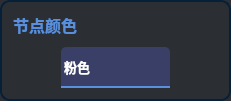
                        <widget class="QFrame" name="frame_anifont_3">
                         <property name="sizePolicy">
                          <sizepolicy hsizetype="Preferred" vsizetype="Expanding">
                           <horstretch>0</horstretch>
                           <verstretch>0</verstretch>
                          </sizepolicy>
                         </property>
                         <property name="minimumSize">
                          <size>
                           <width>231</width>
                           <height>101</height>
                          </size>
                         </property>
                         <property name="styleSheet">
                          <string notr="true">QFrame{
 border:2px solid;
	border-color: rgb(5, 32, 56);
	background-color: rgb(43, 47, 51);
border-radius:10px;
}
QComboBox QAbstractItemView{
outline: 0px solid gray;            
/*border:1px solid #eeeeee;*/            
color:rgb(145,151,163);
selection-color:white;
font-size:14px;
font-family:Microsoft YaHei UI;            
background-color:rgb(18,26,39);
selection-background-color:rgb(33,41,54);
border-top-radius:0px;
border-bottom-radius:10px;
}</string>
                         </property>
                         <property name="frameShape">
                          <enum>QFrame::StyledPanel</enum>
                         </property>
                         <property name="frameShadow">
                          <enum>QFrame::Raised</enum>
                         </property>
                         <layout class="QVBoxLayout" name="verticalLayout_17">
                          <item>
                           <widget class="QLabel" name="label_anifont_3">
                            <property name="sizePolicy">
                             <sizepolicy hsizetype="Fixed" vsizetype="Fixed">
                              <horstretch>0</horstretch>
                              <verstretch>0</verstretch>
                             </sizepolicy>
                            </property>
                            <property name="font">
                             <font>
                              <family>Microsoft YaHei UI</family>
                              <pointsize>12</pointsize>
                              <weight>75</weight>
                              <bold>true</bold>
                             </font>
                            </property>
                            <property name="styleSheet">
                             <string notr="true">QLabel{
border:none;
color:#598FDC;
}</string>
                            </property>
                            <property name="text">
                             <string>节点颜色</string>
                            </property>
                           </widget>
                          </item>
                          <item alignment="Qt::AlignBottom">
                           <widget class="QFrame" name="frame_selectanifont_3">
                            <property name="minimumSize">
                             <size>
                              <width>0</width>
                              <height>0</height>
                             </size>
                            </property>
                            <property name="styleSheet">
                             <string notr="true">QFrame{border:none;
}</string>
                            </property>
                            <property name="frameShape">
                             <enum>QFrame::StyledPanel</enum>
                            </property>
                            <property name="frameShadow">
                             <enum>QFrame::Raised</enum>
                            </property>
                            <property name="lineWidth">
                             <number>0</number>
                            </property>
                            <layout class="QHBoxLayout" name="horizontalLayout_19">
                             <property name="spacing">
                              <number>0</number>
                             </property>
                             <property name="leftMargin">
                              <number>0</number>
                             </property>
                             <property name="topMargin">
                              <number>0</number>
                             </property>
                             <property name="rightMargin">
                              <number>0</number>
                             </property>
                             <property name="bottomMargin">
                              <number>0</number>
                             </property>
                             <item>
                              <widget class="QComboBox" name="comboBox_nodecor">
                               <property name="enabled">
                                <bool>true</bool>
                               </property>
                               <property name="sizePolicy">
                                <sizepolicy hsizetype="Fixed" vsizetype="Fixed">
                                 <horstretch>0</horstretch>
                                 <verstretch>0</verstretch>
                                </sizepolicy>
                               </property>
                               <property name="minimumSize">
                                <size>
                                 <width>109</width>
                                 <height>41</height>
                                </size>
                               </property>
                               <property name="font">
                                <font>
                                 <family>Microsoft YaHei UI</family>
                                 <pointsize>10</pointsize>
                                 <weight>75</weight>
                                 <italic>false</italic>
                                 <bold>true</bold>
                                </font>
                               </property>
                               <property name="mouseTracking">
                                <bool>false</bool>
                               </property>
                               <property name="tabletTracking">
                                <bool>false</bool>
                               </property>
                               <property name="styleSheet">
                                <string notr="true">
QComboBox {
    border: 0px solid;
	border-bottom: 2px solid;
	border-color: #598FDC;
    border-top-left-radius: 5px;
	border-top-right-radius: 5px;
    padding: 1px 10px 1px 3px;
    min-width: 6em;
	background-color: rgb(57, 63, 103);
	
	color: rgb(255, 255, 255);
	
}

QComboBox:on { /* shift the text when the popup opens */
    padding-top: 3px;
    padding-left: 4px;
}
QComboBox::drop-down {
    /*subcontrol-origin: padding;*/
    subcontrol-position: top right;
    width: 40px;
	height: 39px;
	border: 0px solid;
	
    border-radius: 5px; /* same radius as the QComboBox */
}
QComboBox::drop-down:pressed,QComboBox::drop-down:hover {
	background-color: rgb(38, 43, 85);
}

QComboBox::down-arrow {
	
	image: url(:/图标/下拉选择.png);
width: 100px;
height:25px;
	
}
QComboBox::down-arrow:on { /* shift the arrow when popup is open */
    top: 1px;
    left: 1px;
}
QComboBox::drop-down:editable:on {
    background: qlineargradient(x1: 0, y1: 0, x2: 0, y2: 1,
                                stop: 0 #D3D3D3, stop: 0.4 #D8D8D8,
                                stop: 0.5 #DDDDDD, stop: 1.0 #E1E1E1);
}
QComboBox QAbstractItemView{
outline: 0px solid gray;            
border:0px solid #eeeeee;            
color:rgb(145,151,163);
selection-color:white;
font-size:14px;
font-family:Microsoft YaHei UI;            
background-color:rgb(18,26,39);
selection-background-color:rgb(33,41,54);
}</string>
                               </property>
                               <property name="editable">
                                <bool>false</bool>
                               </property>
                               <property name="iconSize">
                                <size>
                                 <width>9</width>
                                 <height>9</height>
                                </size>
                               </property>
                               <item>
                                <property name="text">
                                 <string>粉色</string>
                                </property>
                               </item>
                               <item>
                                <property name="text">
                                 <string>红色</string>
                                </property>
                               </item>
                               <item>
                                <property name="text">
                                 <string>绿色</string>
                                </property>
                               </item>
                               <item>
                                <property name="text">
                                 <string>蓝色</string>
                                </property>
                               </item>
                               <item>
                                <property name="text">
                                 <string>橙色</string>
                                </property>
                               </item>
                               <item>
                                <property name="text">
                                 <string>黄色</string>
                                </property>
                               </item>
                               <item>
                                <property name="text">
                                 <string>紫色</string>
                                </property>
                               </item>
                               <item>
                                <property name="text">
                                 <string>青色</string>
                                </property>
                               </item>
                              </widget>
                             </item>
                            </layout>
                           </widget>
                          </item>
                         </layout>
                        </widget>
